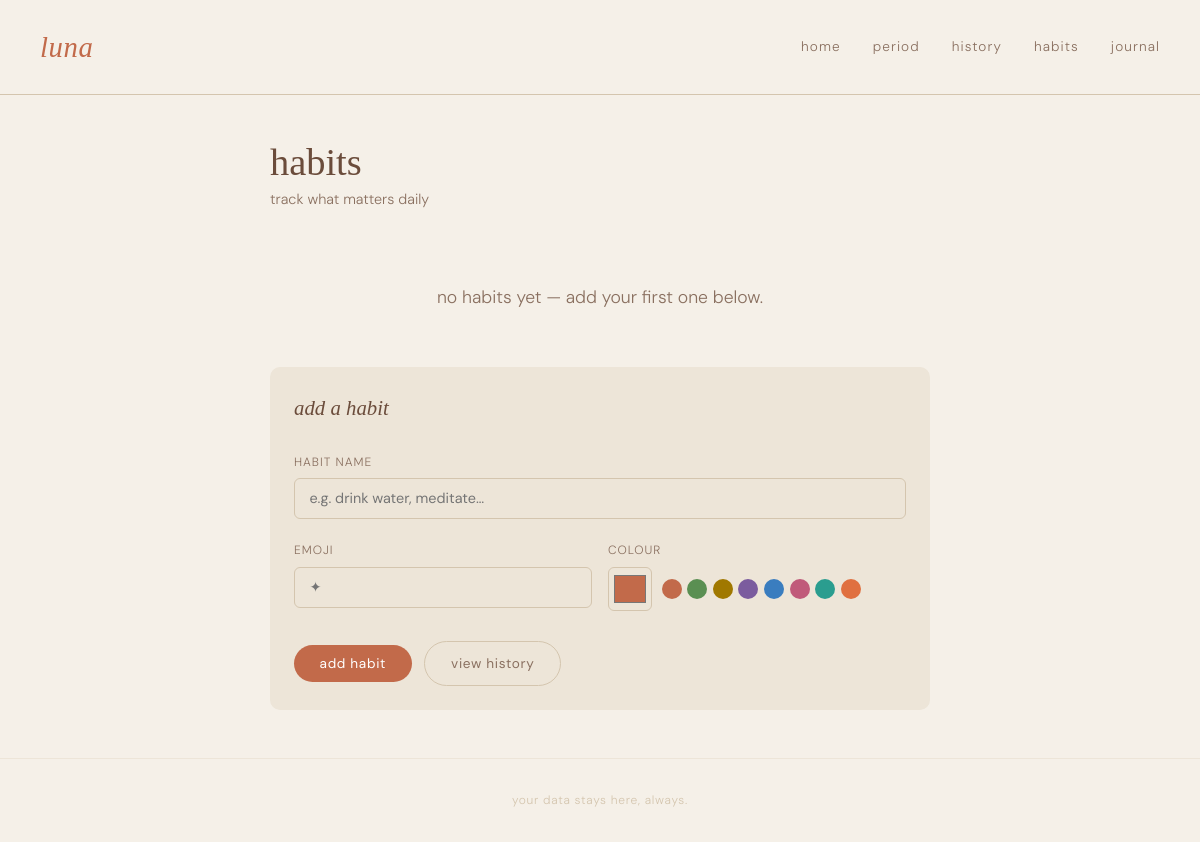
Page /habits/ on the earlier database version.
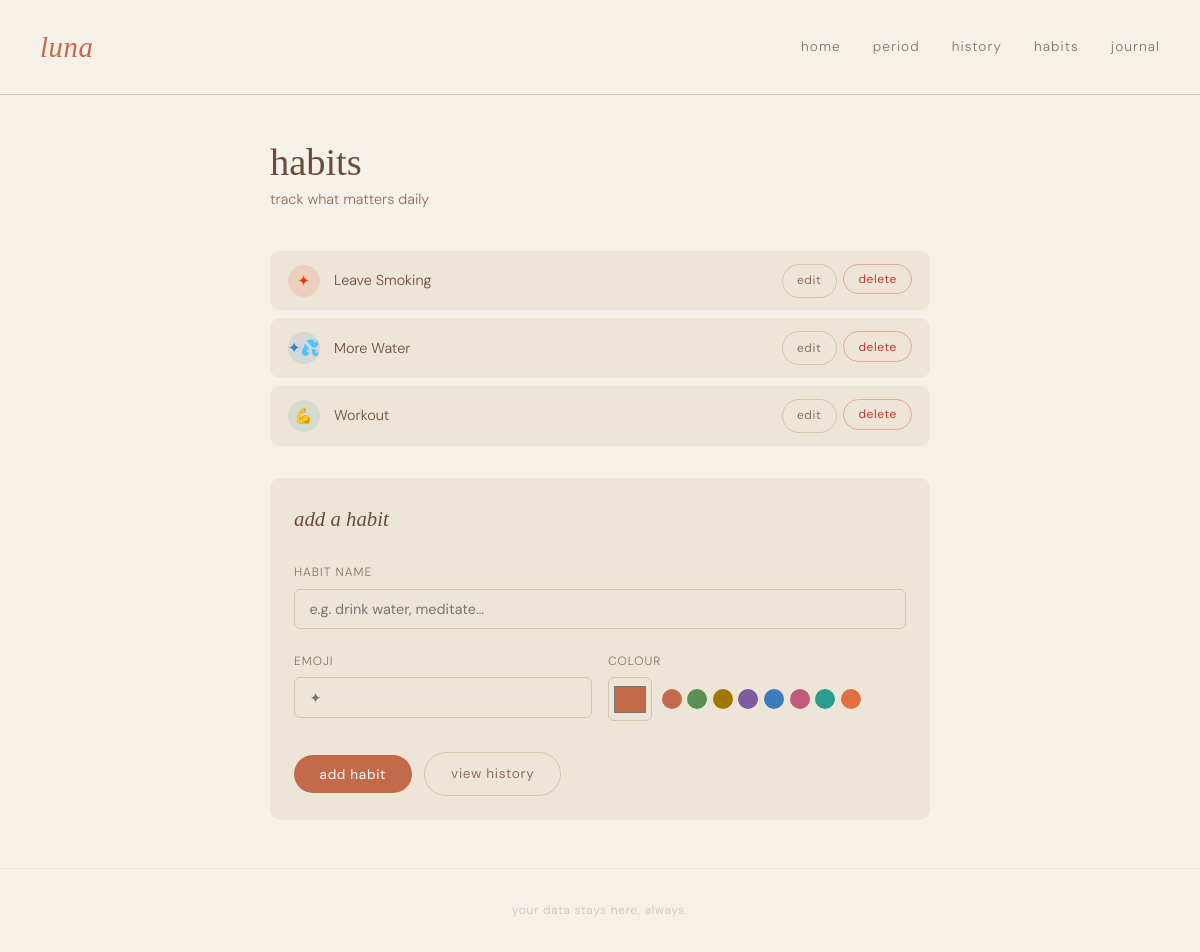
Same page on the later database version.
### habits/models.py (models this page shows, shortened)
class Habit(models.Model):
    name       = models.CharField(max_length=100)
    emoji      = models.CharField(max_length=10, default='✦')
    color      = models.CharField(max_length=7, default='#c26a4a')
    is_active  = models.BooleanField(default=True)
    created_at = models.DateTimeField(auto_now_add=True)
    class Meta:
        ordering = ['created_at']

### habits/views.py (the view, shortened to what this page needs)
# urls.py: path('',                        views.manage_habits, name='manage_habits'),
def manage_habits(request):
    habits = Habit.objects.all()
    return render(request, 'habits/manage.html', {'habits': habits})

### habits/templates/habits/manage.html (shortened to what this page needs)
{% extends 'tracker/base.html' %}
{% block content %}
<div class="form-page" style="max-width:660px;">
  <div class="form-header">
    <h1 class="form-title">habits</h1>
    <p class="form-subtitle">track what matters daily</p>
  </div>
  {% if habits %}
  <ul class="habit-manage-list">
    {% for habit in habits %}
    <li class="habit-manage-item {% if not habit.is_active %}habit-manage-item--inactive{% endif %}">
      <span class="habit-emoji" style="background:{{ habit.color }}20; color:{{ habit.color }};">{{ habit.emoji }}</span>
      <span class="habit-name">{{ habit.name }}</span>
      <div class="habit-manage-actions">
        <a href="{% url 'edit_habit' habit.pk %}" class="btn btn--ghost" style="font-size:.75rem;padding:.4rem .9rem;">edit</a>
        <form method="post" action="{% url 'delete_habit' habit.pk %}" style="display:inline;">
          <button type="submit" class="btn btn--danger" style="font-size:.75rem;padding:.4rem .9rem;"
            onclick="return confirm('Delete {{ habit.name }}?')">delete</button>
        </form>
      </div>
    </li>
    {% endfor %}
  </ul>
  {% else %}
  <div class="empty-state" style="padding:2rem 0;">
    <p>no habits yet — add your first one below.</p>
  </div>
  {% endif %}
  <div class="habit-add-card">
    <h2 class="section-title" style="margin-bottom:1.2rem;">add a habit</h2>
    <form method="post" class="entry-form">
      <div class="form-row">
        <div class="form-group" style="grid-column:1/-1;">
          <label class="form-label">habit name</label>
          <input type="text" name="name" class="field-input" placeholder="e.g. drink water, meditate…" required>
        </div>
      </div>
      <div class="form-row">
        <div class="form-group">
          <label class="form-label">emoji</label>
          <input type="text" name="emoji" class="field-input" placeholder="✦" maxlength="4">
        </div>
        <div class="form-group">
          <label class="form-label">colour</label>
          <div class="color-pick-row">
            <input type="color" name="color" class="color-native" value="#c26a4a">
            <div class="color-swatches">
              <span class="color-swatch" style="background:#c26a4a;" data-color="#c26a4a"></span>
              <span class="color-swatch" style="background:#5a8f52;" data-color="#5a8f52"></span>
              <span class="color-swatch" style="background:#a07800;" data-color="#a07800"></span>
              <span class="color-swatch" style="background:#7b5c9e;" data-color="#7b5c9e"></span>
              <span class="color-swatch" style="background:#3a7dbf;" data-color="#3a7dbf"></span>
              <span class="color-swatch" style="background:#c05a7a;" data-color="#c05a7a"></span>
              <span class="color-swatch" style="background:#2a9d8f;" data-color="#2a9d8f"></span>
              <span class="color-swatch" style="background:#e07040;" data-color="#e07040"></span>
            </div>
          </div>
        </div>
      </div>
      <div class="form-actions">
        <button type="submit" class="btn btn--primary">add habit</button>
        <a href="{% url 'habit_history' %}" class="btn btn--ghost">view history</a>
      </div>
    </form>
  </div>
</div>
{% endblock %}

Differences in the rows shown:
added Habit: emoji "✦", name "Leave Smoking"
added Habit: emoji "✦💦", name "More Water"
added Habit: emoji "💪", name "Workout"
Other differences:
text no longer shown: "no habits yet — add your first one below."
